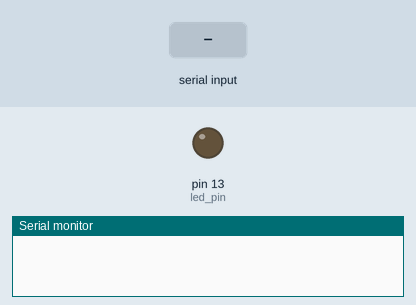
The sketch below on a simulated Arduino Uno, built with avr-gcc and run on an emulated ATmega328P. Shown: output pins drawn as LEDs (lit = HIGH), the last lines printed to the serial monitor. The inputs (shaded band) are chosen by the test bench.

Above: at 1.2 s.
1.3 s: "u" received over Serial
At 1.6 s:
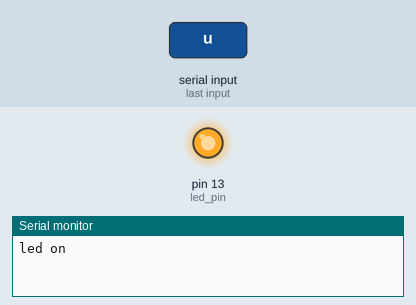
2.8 s: "d" received over Serial
At 3.9 s:
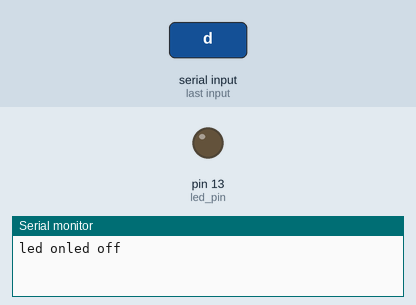
Timing chart, 0 to 5.8 s (numbered marks = the images above; inputs shaded):
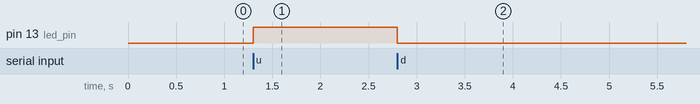

Measured:
- after the input at 1.3 s, pin 13 (led_pin): LOW → HIGH at once
- after the input at 2.8 s, pin 13 (led_pin): HIGH → LOW at once

The sketch:

arduino.ino
```cpp
int led_pin = 13; // pin 2 or 4 for esp

void setup() {
  pinMode(led_pin, OUTPUT);
  Serial.begin(9600);
}

void loop() {
  if(Serial.available() > 0) {
    char cmd = Serial.read();
    if (cmd == 'u') {// u for up/on
      digitalWrite(led_pin, HIGH); // use LOW on esp
      Serial.print("led on");
    }
    if (cmd == 'd') { // d for down/off
      digitalWrite(led_pin, LOW);
      Serial.print("led off");
    }
  }
}
```
